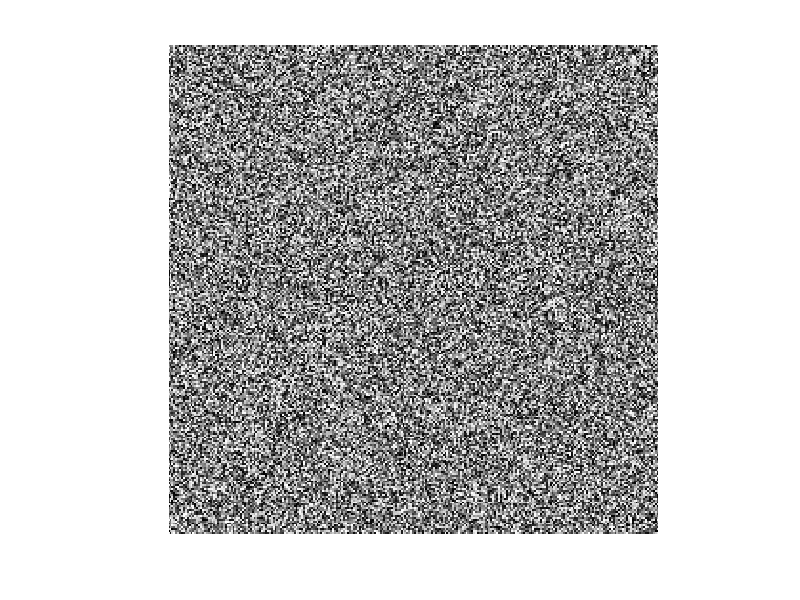

This chart was generated by the following MATLAB code:
%% Create a random Image

B = rand(256).*1000; % generate random image array 
%% imshow(B);    %% Poor contrast results using image
               %% exceeds expected range

imshow(B,[0 1000]);  %% -> [0 1000] this is the range
                     %% imshow also displays correct image
